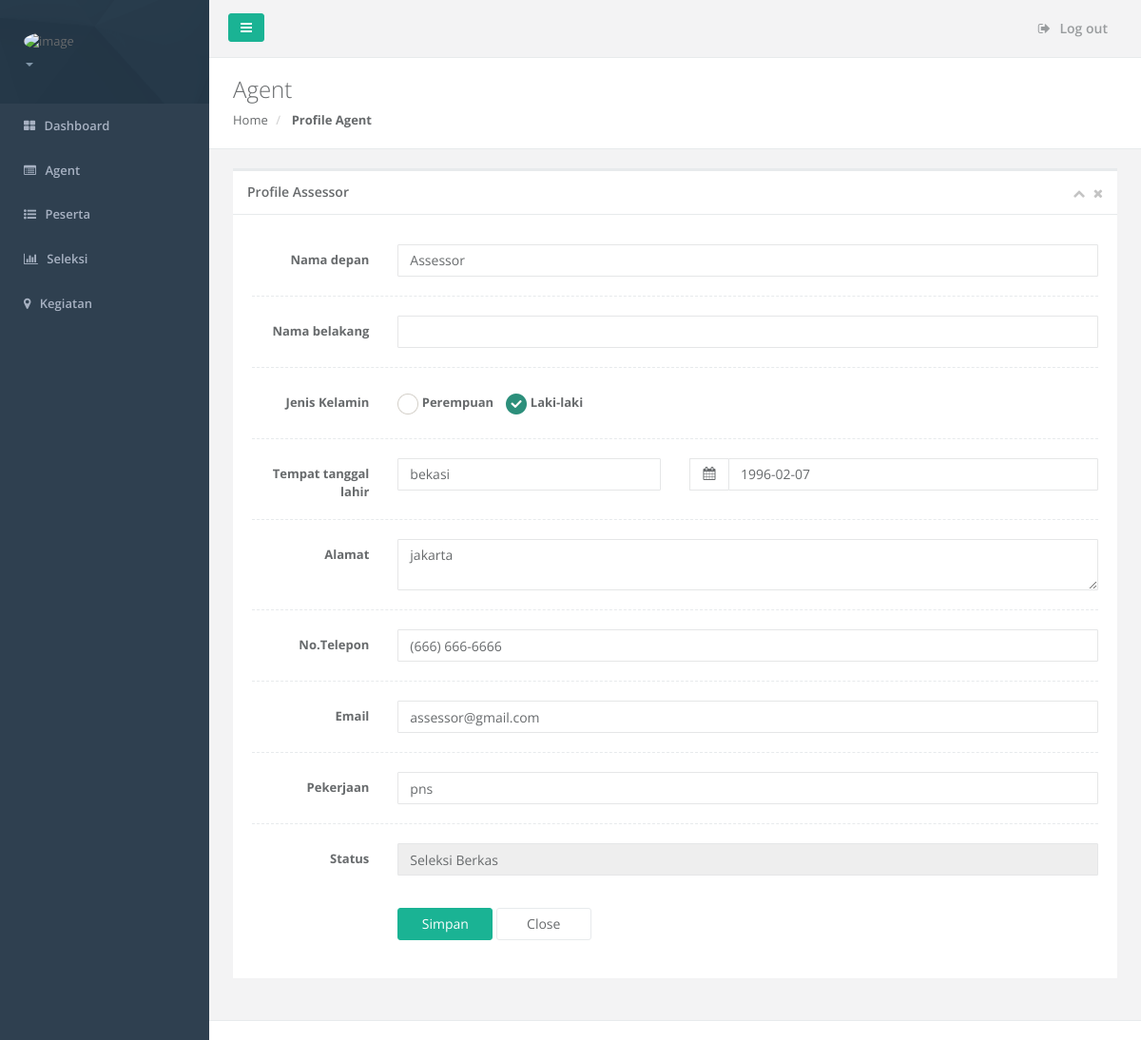
/SiteManager/profile_assessor.php?id=001, run on the app's committed database.
### tables this page shows
CREATE TABLE IF NOT EXISTS `tbl_assessor` (
  `kode_assessor` varchar(50) NOT NULL,
  `nama_depan` varchar(50) NOT NULL,
  `nama_belakang` varchar(50) DEFAULT NULL,
  `jenis_kelamin` varchar(10) NOT NULL,
  `tempat_lahir` varchar(50) DEFAULT NULL,
  `tgl_lahir` date NOT NULL,
  `pekerjaan` varchar(50) DEFAULT NULL,
  `alamat` varchar(255) NOT NULL,
  `kode_provinsi` varchar(50) DEFAULT NULL,
  `kode_kabupaten` varchar(50) DEFAULT NULL,
  `kode_kecamatan` varchar(50) DEFAULT NULL,
  `telp` varchar(50) DEFAULT NULL,
  `email` varchar(50) DEFAULT NULL,
  `foto` varchar(100) DEFAULT NULL,
  `user_id` varchar(50) DEFAULT NULL,
  `status` varchar(50) NOT NULL,
  PRIMARY KEY (`kode_assessor`)
);

### SiteManager/profile_assessor.php (the view, shortened to what this page needs)
<?php
    include('../koneksi.php');
    $id=$_GET['id'];
    $query = mysqli_query($conn,"SELECT * FROM tbl_assessor where kode_assessor = '$id'");
    $row = mysqli_fetch_array($query);
?>
<!DOCTYPE html>
<html>
<head>
    <link href="../css/plugins/datapicker/datepicker3.css" rel="stylesheet" />
    <link href="../css/bootstrap.min.css" rel="stylesheet" />
    <link href="../font-awesome/css/font-awesome.css" rel="stylesheet" />
    <link href="../css/plugins/iCheck/custom.css" rel="stylesheet" />
    <link href="../css/animate.css" rel="stylesheet" />
    <link href="../css/style.css" rel="stylesheet" />
    <link href="../css/plugins/jasny/jasny-bootstrap.min.css" rel="stylesheet">
    <link href="../css/plugins/awesome-bootstrap-checkbox/awesome-bootstrap-checkbox.css" rel="stylesheet" />
</head>
<body>
    <?php
        include 'b.php';
    ?>
        <div class="row wrapper border-bottom white-bg page-heading">
            <div class="col-lg-10">
                <h2>Agent</h2>
                <ol class="breadcrumb">
                    <li>
                        <a href="dashboard.php">Home</a>
                    </li>
                    <li class="active">
                        <strong>Profile Agent</strong>
                    </li>
                </ol>
            </div>
        </div>
        <div class="wrapper wrapper-content animated fadeInRight">
            <div class="row">
                <div class="col-lg-12">
                    <div class="ibox float-e-margins">
                        <div class="ibox-title">
                            <h5>Profile Assessor</h5>
                            <div class="ibox-tools">
                                <a class="collapse-link">
                                    <i class="fa fa-chevron-up"></i>
                                </a>
                                <a class="close-link">
                                    <i class="fa fa-times"></i>
                                </a>
                            </div>
                        </div>
                        <div class="ibox-content">
                            <form method="post" class="form-horizontal" action="simpan.php">
                                <div class="form-group">
                                <div class="col-sm-12"><input type="text" style="display:none" class="form-control" value="<?php echo $row['kode_assessor'] ?>" name="kode_assessor"/></div>
                                </div>
                                <div class="form-group"><label class="col-sm-2 control-label">Nama depan</label>
                                    <div class="col-sm-10"><input type="text" class="form-control" value="<?php echo $row['nama_depan'] ?>" name="nama_depan"/></div>
                                </div>
                                <div class="hr-line-dashed"></div>
                                <div class="form-group"><label class="col-sm-2 control-label">Nama belakang</label>
                                    <div class="col-sm-10"><input type="text" class="form-control" value="<?php echo $row['nama_belakang'] ?>" name="nama_belakang" /></div>
                                </div>
                                <div class="hr-line-dashed"></div>
                                <div class="form-group"><label class="col-sm-2 control-label">Jenis Kelamin</label>
                                    <div class="col-sm-10">
                                        <div class="radio-inline i-checks"><label> <input type="radio" value="perempuan" name="jenis_kelamin" <?php if($row['jenis_kelamin']=='perempuan'){echo "checked";} ?>/> Perempuan </label></div>
                                        <div class="radio-inline i-checks"><label> <input type="radio" value="laki-laki" name="jenis_kelamin" <?php if($row['jenis_kelamin']=='laki-laki'){echo "checked";} ?>/> Laki-laki </label></div>
                                    </div>
                                </div>
                                <div class="hr-line-dashed"></div>
                                <div class="form-group" id="data_1"><label class="col-sm-2 control-label">Tempat tanggal lahir</label>
                                    <div class="col-sm-4"><input type="text" class="form-control" name="tempat_lahir" value="<?php echo $row['tempat_lahir'] ?>" /></div>
                                    <div class="col-sm-6">
                                        <div class="input-group date">
                                            <span class="input-group-addon"><i class="fa fa-calendar"></i></span><input type="text" class="form-control" name="tgl_lahir" value="<?php echo $row['tgl_lahir'] ?>"/>
                                        </div>
                                    </div>
                                </div>
                                <div class="hr-line-dashed"></div>
                                <div class="form-group"><label class="col-sm-2 control-label">Alamat</label>
                                    <div class="col-sm-10"><textarea name="alamat" class="form-control" rows="2" cols="12"><?php echo $row['alamat'] ?></textarea></div>
                                </div>
                                <div class="hr-line-dashed"></div>
                                <div class="form-group"><label class="col-sm-2 control-label">No.Telepon</label>
                                    <div class="col-sm-10"><input type="text" name="telp" class="form-control" data-mask="(999) 999-9999" value="<?php echo $row['telp'] ?>" /></div>
                                </div>
                                <div class="hr-line-dashed"></div>
                                <div class="form-group"><label class="col-sm-2 control-label">Email</label>
                                    <div class="col-sm-10"><input type="email" name="email" class="form-control" value="<?php echo $row['email'] ?>" /></div>
                                </div>
                                <div class="hr-line-dashed"></div>
                                <div class="form-group"><label class="col-sm-2 control-label">Pekerjaan</label>
                                    <div class="col-sm-10"><input type="text" name="pekerjaan" class="form-control" value="<?php echo $row['pekerjaan'] ?>" /></div>
                                </div>
                                <div class="hr-line-dashed"></div>
                                <div class="form-group"><label class="col-sm-2 control-label">Status</label>
                                    <div class="col-sm-10">
                                        <input type="text" name="status" class="form-control" value="<?php echo $row['status'] ?>" disabled />
                                    </div>
                                </div>
                                <br />
                                <div class="form-group">
                                    <div class="col-sm-2"></div>
                                    <div class="col-sm-10">
                                        <button class="btn btn-primary" style="width:100px;" type="submit" name="simpan">Simpan</button>
                                        <a href="seleksi.php" class="btn btn-white" style="width:100px;">Close</a>
                                    </div>
                                </div>
                            </form>
                        </div>
                    </div>
                </div>
            </div>
        </div>
        <div class="footer">
        </div>
        </div>
</body>
</html>

### data on the page
tbl_assessor: nama_depan "Assessor", tempat_lahir "bekasi", tgl_lahir "1996-02-07", alamat "jakarta", telp "(666) 666-6666", email "assessor@gmail.com", pekerjaan "pns", status "Seleksi Berkas"
